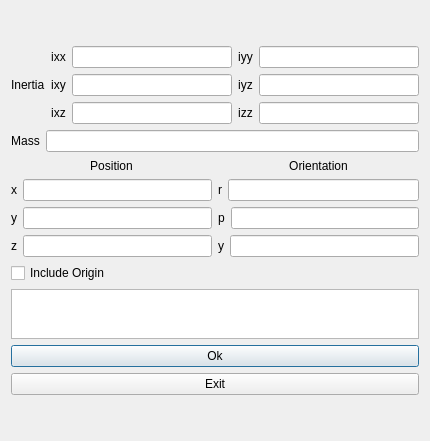
<?xml version="1.0" encoding="UTF-8"?>
<ui version="4.0">
 <class>AddInertial</class>
 <widget class="QDialog" name="AddInertial">
  <property name="geometry">
   <rect>
    <x>0</x>
    <y>0</y>
    <width>430</width>
    <height>441</height>
   </rect>
  </property>
  <property name="windowTitle">
   <string>Add Inertial Properties</string>
  </property>
  <layout class="QVBoxLayout" name="verticalLayout_5">
   <item>
    <layout class="QVBoxLayout" name="verticalLayout_4">
     <item>
      <layout class="QHBoxLayout" name="horizontalLayout_13">
       <item>
        <widget class="QLabel" name="inertia_label">
         <property name="text">
          <string>Inertia</string>
         </property>
        </widget>
       </item>
       <item>
        <layout class="QVBoxLayout" name="verticalLayout_2">
         <item>
          <layout class="QHBoxLayout" name="horizontalLayout">
           <item>
            <widget class="QLabel" name="ixx_label">
             <property name="text">
              <string>ixx</string>
             </property>
             <property name="alignment">
              <set>Qt::AlignCenter</set>
             </property>
            </widget>
           </item>
           <item>
            <widget class="QLineEdit" name="ixx"/>
           </item>
          </layout>
         </item>
         <item>
          <layout class="QHBoxLayout" name="horizontalLayout_2">
           <item>
            <widget class="QLabel" name="ixy_label">
             <property name="text">
              <string>ixy</string>
             </property>
             <property name="alignment">
              <set>Qt::AlignCenter</set>
             </property>
            </widget>
           </item>
           <item>
            <widget class="QLineEdit" name="ixy"/>
           </item>
          </layout>
         </item>
         <item>
          <layout class="QHBoxLayout" name="horizontalLayout_7">
           <item>
            <widget class="QLabel" name="ixz_label">
             <property name="text">
              <string>ixz</string>
             </property>
             <property name="alignment">
              <set>Qt::AlignCenter</set>
             </property>
            </widget>
           </item>
           <item>
            <widget class="QLineEdit" name="ixz"/>
           </item>
          </layout>
         </item>
        </layout>
       </item>
       <item>
        <layout class="QVBoxLayout" name="verticalLayout_3">
         <item>
          <layout class="QHBoxLayout" name="iyy_group">
           <item>
            <widget class="QLabel" name="iyy_label">
             <property name="text">
              <string>iyy</string>
             </property>
             <property name="alignment">
              <set>Qt::AlignCenter</set>
             </property>
            </widget>
           </item>
           <item>
            <widget class="QLineEdit" name="iyy"/>
           </item>
          </layout>
         </item>
         <item>
          <layout class="QHBoxLayout" name="iyz_group">
           <item>
            <widget class="QLabel" name="iyz_label">
             <property name="text">
              <string>iyz</string>
             </property>
             <property name="alignment">
              <set>Qt::AlignCenter</set>
             </property>
            </widget>
           </item>
           <item>
            <widget class="QLineEdit" name="iyz"/>
           </item>
          </layout>
         </item>
         <item>
          <layout class="QHBoxLayout" name="izz_group">
           <item>
            <widget class="QLabel" name="izz_label">
             <property name="text">
              <string>izz</string>
             </property>
             <property name="alignment">
              <set>Qt::AlignCenter</set>
             </property>
            </widget>
           </item>
           <item>
            <widget class="QLineEdit" name="izz"/>
           </item>
          </layout>
         </item>
        </layout>
       </item>
      </layout>
     </item>
     <item>
      <layout class="QHBoxLayout" name="horizontalLayout_14">
       <item>
        <widget class="QLabel" name="mass_label">
         <property name="text">
          <string>Mass</string>
         </property>
         <property name="alignment">
          <set>Qt::AlignCenter</set>
         </property>
        </widget>
       </item>
       <item>
        <widget class="QLineEdit" name="mass"/>
       </item>
      </layout>
     </item>
     <item>
      <layout class="QVBoxLayout" name="verticalLayout">
       <item>
        <layout class="QHBoxLayout" name="horizontalLayout_22">
         <item>
          <layout class="QVBoxLayout" name="position_group">
           <item>
            <widget class="QLabel" name="position_label">
             <property name="maximumSize">
              <size>
               <width>16777215</width>
               <height>15</height>
              </size>
             </property>
             <property name="text">
              <string>Position</string>
             </property>
             <property name="alignment">
              <set>Qt::AlignCenter</set>
             </property>
            </widget>
           </item>
           <item>
            <layout class="QHBoxLayout" name="x_group">
             <item>
              <widget class="QLabel" name="x_label">
               <property name="text">
                <string>x</string>
               </property>
               <property name="alignment">
                <set>Qt::AlignCenter</set>
               </property>
              </widget>
             </item>
             <item>
              <widget class="QLineEdit" name="x"/>
             </item>
            </layout>
           </item>
           <item>
            <layout class="QHBoxLayout" name="y_group">
             <item>
              <widget class="QLabel" name="y_label">
               <property name="text">
                <string>y</string>
               </property>
               <property name="alignment">
                <set>Qt::AlignCenter</set>
               </property>
              </widget>
             </item>
             <item>
              <widget class="QLineEdit" name="y"/>
             </item>
            </layout>
           </item>
           <item>
            <layout class="QHBoxLayout" name="z_group">
             <item>
              <widget class="QLabel" name="z_label">
               <property name="text">
                <string>z</string>
               </property>
               <property name="alignment">
                <set>Qt::AlignCenter</set>
               </property>
              </widget>
             </item>
             <item>
              <widget class="QLineEdit" name="z"/>
             </item>
            </layout>
           </item>
          </layout>
         </item>
         <item>
          <layout class="QVBoxLayout" name="verticalLayout_11">
           <item>
            <widget class="QLabel" name="orientation_label">
             <property name="maximumSize">
              <size>
               <width>16777215</width>
               <height>15</height>
              </size>
             </property>
             <property name="text">
              <string>Orientation</string>
             </property>
             <property name="alignment">
              <set>Qt::AlignCenter</set>
             </property>
            </widget>
           </item>
           <item>
            <layout class="QHBoxLayout" name="roll_group">
             <item>
              <widget class="QLabel" name="roll_label">
               <property name="text">
                <string>r</string>
               </property>
               <property name="alignment">
                <set>Qt::AlignCenter</set>
               </property>
              </widget>
             </item>
             <item>
              <widget class="QLineEdit" name="roll"/>
             </item>
            </layout>
           </item>
           <item>
            <layout class="QHBoxLayout" name="pitch_group">
             <item>
              <widget class="QLabel" name="pitch_label">
               <property name="text">
                <string>p</string>
               </property>
               <property name="alignment">
                <set>Qt::AlignCenter</set>
               </property>
              </widget>
             </item>
             <item>
              <widget class="QLineEdit" name="pitch"/>
             </item>
            </layout>
           </item>
           <item>
            <layout class="QHBoxLayout" name="horizontalLayout_11">
             <item>
              <widget class="QLabel" name="yaw_label">
               <property name="text">
                <string>y</string>
               </property>
               <property name="alignment">
                <set>Qt::AlignCenter</set>
               </property>
              </widget>
             </item>
             <item>
              <widget class="QLineEdit" name="yaw"/>
             </item>
            </layout>
           </item>
          </layout>
         </item>
        </layout>
       </item>
       <item>
        <widget class="QCheckBox" name="includeorigin">
         <property name="text">
          <string>Include Origin</string>
         </property>
        </widget>
       </item>
      </layout>
     </item>
     <item>
      <widget class="QTextBrowser" name="errorlist">
       <property name="maximumSize">
        <size>
         <width>16777215</width>
         <height>50</height>
        </size>
       </property>
      </widget>
     </item>
     <item>
      <widget class="QPushButton" name="ok">
       <property name="text">
        <string>Ok</string>
       </property>
      </widget>
     </item>
     <item>
      <widget class="QPushButton" name="exit">
       <property name="text">
        <string>Exit</string>
       </property>
      </widget>
     </item>
    </layout>
   </item>
  </layout>
 </widget>
 <resources/>
 <connections/>
</ui>
